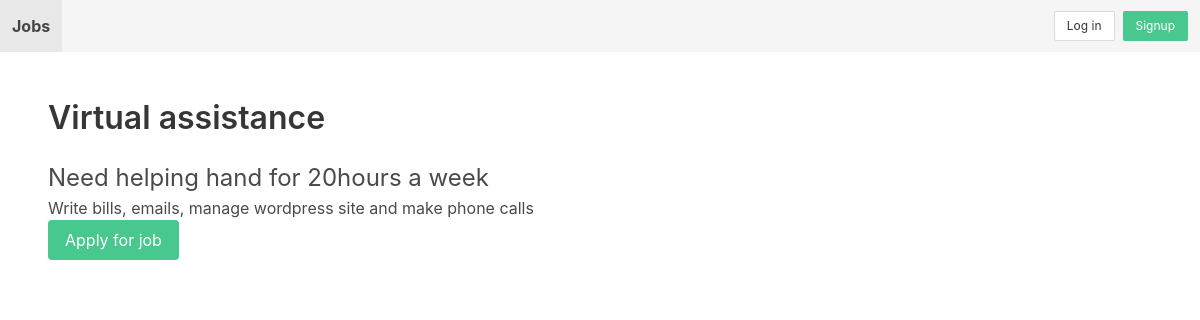
Screenshot of /jobs/3/ with the database file from the repository.
### apps/job/models.py (models this page shows, shortened)
class Job(models.Model):
    title = models.CharField(max_length=255)
    short_description = models.TextField()
    long_description = models.TextField(blank=True, null=True)
    created_by = models.ForeignKey(User, related_name='jobs', on_delete=models.CASCADE)
    created_at = models.DateTimeField(auto_now_add=True)
    changed_at = models.DateTimeField(auto_now=True)

### apps/job/views.py (the view)
# urls.py: path('<int:job_id>/', job_detail, name='job_detail'),
def job_detail(request, job_id):
    job = Job.objects.get(pk=job_id)
    context = {
        'job': job
    }
    return render(request, 'job/job_detail.html', context)

### apps/core/templates/job/job_detail.html
{% extends 'core/base.html' %}
{% block content %}
<h1 class="title">{{ job.title }}</h1>
<p class="is-size-4">{{ job.short_description }}</p>
<p>{{ job.long_description }}</p>
<a class="button is-success" href="{% url 'apply_for_job' job.id %}">Apply for job</a>
{% endblock %}

### rows the page displays
Job: title "Virtual assistance", short_description "Need helping hand for 20hours a week", long_description "Write bills, emails, manage wordpress site and make phone calls"
